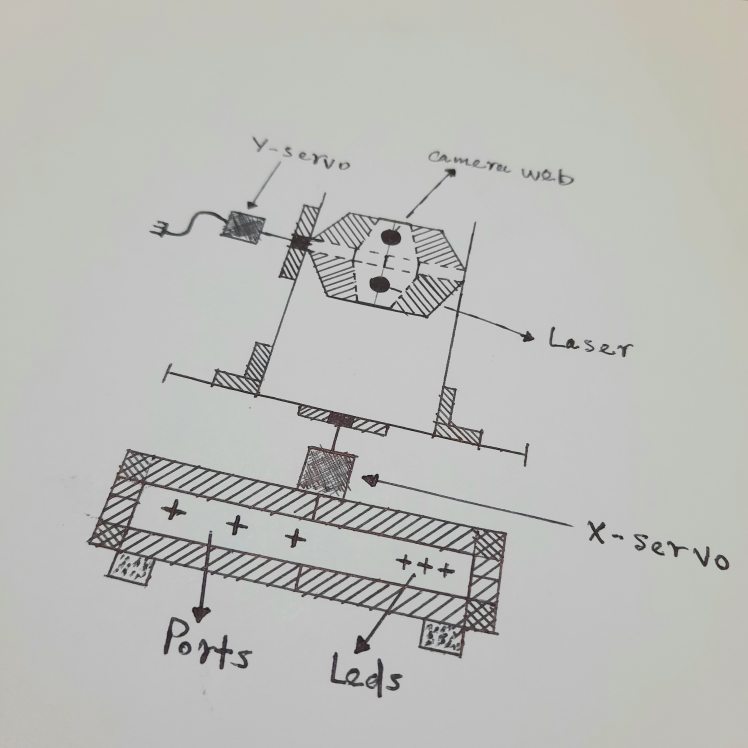
#> input picture IMG (1).jpg, 2992 x 2992 px, given in place of the camera (shown at 1/4 size)
$ python DetectColor.py
#> lines starting #> are read from the running program, lines starting #| are printed output that depends on the picture
#import serial
import time
import cv2
import numpy as np

cap = cv2.VideoCapture(0)
#ser = serial.Serial("COM11", '9600', timeout=2)

Xposition = 90
Yposition = 90

while True:
    _, frame = cap.read()
#> frame is the input picture: shape (2992, 2992, 3); mean B, G, R 185.1, 188.4, 187.7
    frame = cv2.flip(frame, 1)
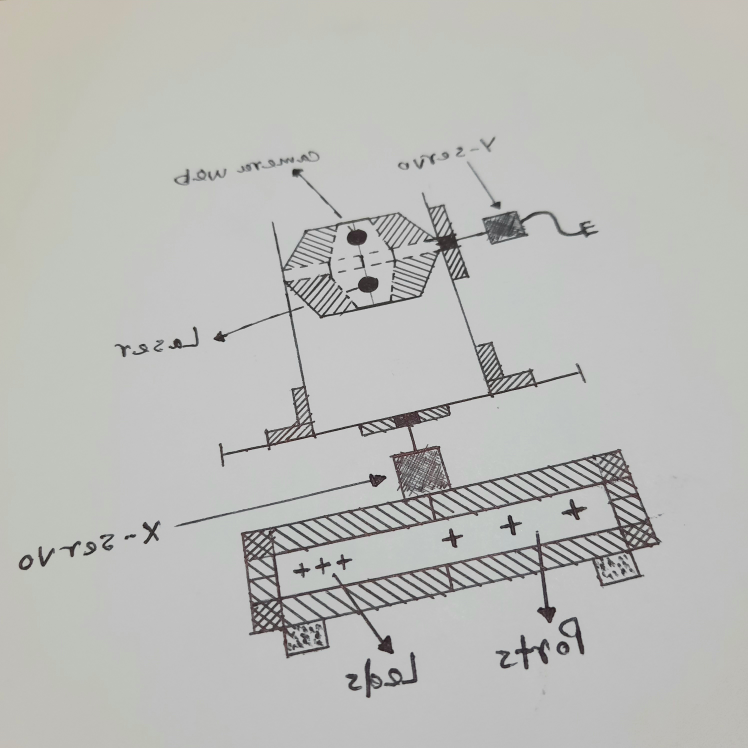
#> frame: shape (2992, 2992, 3) (shown at 1/4 size); mean B, G, R 185.1, 188.4, 187.7
    frame = cv2.resize(frame, (300, 300))
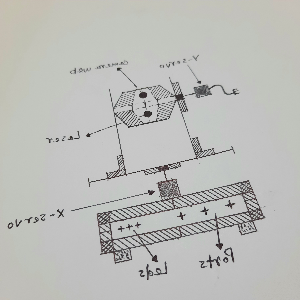
#> frame: shape (300, 300, 3); mean B, G, R 185, 188.3, 187.7
    hsv = cv2.cvtColor(frame, cv2.COLOR_BGR2HSV)
#> hsv: shape (300, 300, 3); mean H, S, V 27.2, 5.7, 188.8
    red_lower = np.array([161, 155, 84], np.uint8)
    red_upper = np.array([180, 255, 255], np.uint8)
    mask = cv2.inRange(hsv, red_lower, red_upper)
#> mask: shape (300, 300); every value is 0
    contours, _ = cv2.findContours(mask, cv2.RETR_TREE, cv2.CHAIN_APPROX_SIMPLE)
#> contours = []
    contours = sorted(contours,key=lambda x:cv2.contourArea(x),reverse=True)
    rows, cols, _ = frame.shape
#> rows = 300; cols = 300
    print("rows:"+str(rows))
#| rows:300
    center_x = int(rows / 2)
#> center_x = 150
    center_y = int(cols / 2)
#> center_y = 150

    for cnt in contours:
        (x, y, w, h) = cv2.boundingRect(cnt)
        cv2.rectangle(frame, (x, y), (x + w, y + h), (0, 255, 0), 2)
        text = "x = "+str(x)+"y = "+str(y)
        cv2.putText(frame, text, (x, y), cv2.FONT_HERSHEY_SIMPLEX, 0.50, (0, 0, 255))
        #////////////////////////////////////////////////////////////////////
        medium_x = int((x + x+w)/2)
        medium_y = int((y + y+h)/2)
        #////////////////////////////////////////////////////////////////////
        cv2.line(frame, (medium_x,0),(medium_x,600),(0,255,0),2)
        text2 = "mediumX = " + str(medium_x)
        cv2.putText(frame, text2, (0, 100), cv2.FONT_HERSHEY_SIMPLEX, 0.50, (0, 255, 50))
        #////////////////////////////////////////////////////////////////////
        cv2.line(frame, (0, medium_y), (600, medium_y), (0, 255, 0), 2)
        text3 = "mediumY = " + str(medium_y)
        cv2.putText(frame, text3, (0, 50), cv2.FONT_HERSHEY_SIMPLEX, 0.50, (0, 255, 50))

        # ////////////////////////////////////////////////////////////////////
        if medium_x > center_x +40:
            Xposition += 2
            #ser.write((str(Xposition) + 'a').encode('utf-8'))
           # time.sleep(0.03)
        if medium_x < center_x -40:
            Xposition -= 2
            #ser.write((str(Xposition) + 'a').encode('utf-8'))
           # time.sleep(0.03)

        break
#> this loop made 0 passes
#> after the loop, Xposition = 90


    cv2.imshow("frame",frame)
  #  cv2.imshow("mask",mask )
    key = cv2.waitKey(1)
#> (key Esc is pressed here)
    if key ==27:
        break
cap.release()
cv2.destroyAllWindows()
